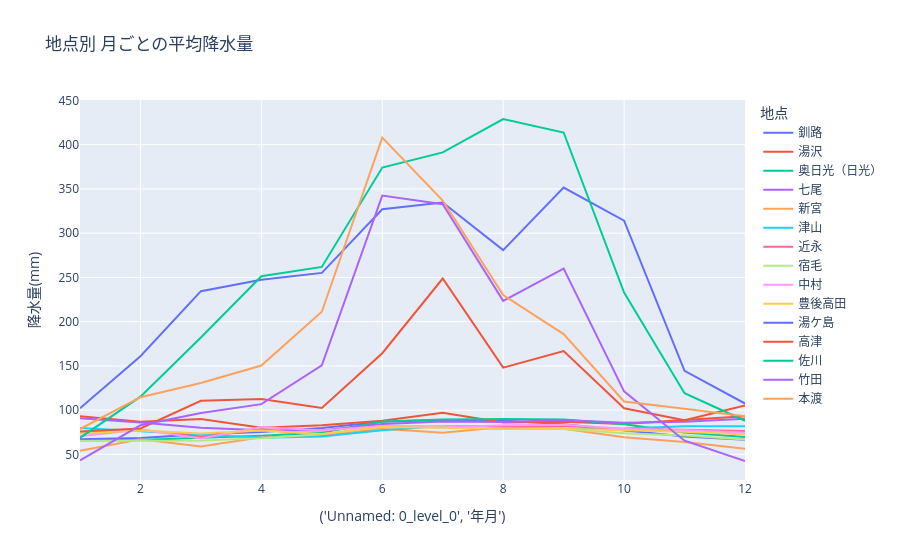

Source (notebook cell):
### Code cell
# plotlyで折れ線グラフ(全地点)
fig = px.line(sample_precip_avg,
              labels={'index': '月', 'value': '降水量(mm)', 'variable': '地点'},
              title='地点別 月ごとの平均降水量')
fig.show()

### Figure 1 — Plotly figure (JSON) as saved in the notebook; plotly's stock layout.template omitted (floating-point values rounded to 4 significant figures)
{"data": [{"hovertemplate": "地点=釧路<br>('Unnamed: 0_level_0', '年月')=%{x}<br>降水量(mm)=%{y}<extra></extra>", "legendgroup": "釧路", "line": {"color": "#636efa", "dash": "solid"}, "marker": {"symbol": "circle"}, "mode": "lines", "name": "釧路", "orientation": "v", "showlegend": true, "type": "scatter", "x": [1, 2, 3, 4, 5, 6, 7, 8, 9, 10, 11, 12], "xaxis": "x", "y": [67.24, 68.6, 72.65, 75.45, 79.9, 87.0, 88.75, 88.35, 84.0, 76.7, 70.2, 66.7], "yaxis": "y"}, {"hovertemplate": "地点=湯沢<br>('Unnamed: 0_level_0', '年月')=%{x}<br>降水量(mm)=%{y}<extra></extra>", "legendgroup": "湯沢", "line": {"color": "#EF553B", "dash": "solid"}, "marker": {"symbol": "circle"}, "mode": "lines", "name": "湯沢", "orientation": "v", "showlegend": true, "type": "scatter", "x": [1, 2, 3, 4, 5, 6, 7, 8, 9, 10, 11, 12], "xaxis": "x", "y": [93.0, 87.0, 90.0, 80.0, 83.0, 88.0, 97.0, 86.0, 87.0, 84.5, 89.0, 93.0], "yaxis": "y"}, {"hovertemplate": "地点=奥日光（日光）<br>('Unnamed: 0_level_0', '年月')=%{x}<br>降水量(mm)=%{y}<extra></extra>", "legendgroup": "奥日光（日光）", "line": {"color": "#00cc96", "dash": "solid"}, "marker": {"symbol": "circle"}, "mode": "lines", "name": "奥日光（日光）", "orientation": "v", "showlegend": true, "type": "scatter", "x": [1, 2, 3, 4, 5, 6, 7, 8, 9, 10, 11, 12], "xaxis": "x", "y": [66.0, 66.4, 68.9, 70.95, 74.4, 87.2, 89.45, 90.1, 89.55, 84.05, 74.7, 69.55], "yaxis": "y"}, {"hovertemplate": "地点=七尾<br>('Unnamed: 0_level_0', '年月')=%{x}<br>降水量(mm)=%{y}<extra></extra>", "legendgroup": "七尾", "line": {"color": "#ab63fa", "dash": "solid"}, "marker": {"symbol": "circle"}, "mode": "lines", "name": "七尾", "orientation": "v", "showlegend": true, "type": "scatter", "x": [1, 2, 3, 4, 5, 6, 7, 8, 9, 10, 11, 12], "xaxis": "x", "y": [91.0, 86.0, 80.0, 77.25, 77.0, 84.25, 87.25, 86.75, 88.75, 85.75, 87.0, 90.25], "yaxis": "y"}, {"hovertemplate": "地点=新宮<br>('Unnamed: 0_level_0', '年月')=%{x}<br>降水量(mm)=%{y}<extra></extra>", "legendgroup": "新宮", "line": {"color": "#FFA15A", "dash": "solid"}, "marker": {"symbol": "circle"}, "mode": "lines", "name": "新宮", "orientation": "v", "showlegend": true, "type": "scatter", "x": [1, 2, 3, 4, 5, 6, 7, 8, 9, 10, 11, 12], "xaxis": "x", "y": [54.0, 67.0, 59.0, 69.5, 71.0, 79.0, 74.5, 81.0, 79.0, 69.5, 64.0, 56.5], "yaxis": "y"}, {"hovertemplate": "地点=津山<br>('Unnamed: 0_level_0', '年月')=%{x}<br>降水量(mm)=%{y}<extra></extra>", "legendgroup": "津山", "line": {"color": "#19d3f3", "dash": "solid"}, "marker": {"symbol": "circle"}, "mode": "lines", "name": "津山", "orientation": "v", "showlegend": true, "type": "scatter", "x": [1, 2, 3, 4, 5, 6, 7, 8, 9, 10, 11, 12], "xaxis": "x", "y": [79.76, 75.7, 72.45, 68.8, 70.25, 77.35, 82.2, 78.75, 79.15, 79.2, 81.8, 81.85], "yaxis": "y"}, {"hovertemplate": "地点=近永<br>('Unnamed: 0_level_0', '年月')=%{x}<br>降水量(mm)=%{y}<extra></extra>", "legendgroup": "近永", "line": {"color": "#FF6692", "dash": "solid"}, "marker": {"symbol": "circle"}, "mode": "lines", "name": "近永", "orientation": "v", "showlegend": true, "type": "scatter", "x": [1, 2, 3, 4, 5, 6, 7, 8, 9, 10, 11, 12], "xaxis": "x", "y": [74.0, 78.0, 70.0, 78.0, 72.0, 81.5, 81.5, 82.0, 82.5, 78.5, 78.0, 76.5], "yaxis": "y"}, {"hovertemplate": "地点=宿毛<br>('Unnamed: 0_level_0', '年月')=%{x}<br>降水量(mm)=%{y}<extra></extra>", "legendgroup": "宿毛", "line": {"color": "#B6E880", "dash": "solid"}, "marker": {"symbol": "circle"}, "mode": "lines", "name": "宿毛", "orientation": "v", "showlegend": true, "type": "scatter", "x": [1, 2, 3, 4, 5, 6, 7, 8, 9, 10, 11, 12], "xaxis": "x", "y": [65.05, 65.7, 65.7, 68.3, 72.75, 81.2, 81.8, 79.1, 78.8, 74.0, 71.25, 66.95], "yaxis": "y"}, {"hovertemplate": "地点=中村<br>('Unnamed: 0_level_0', '年月')=%{x}<br>降水量(mm)=%{y}<extra></extra>", "legendgroup": "中村", "line": {"color": "#FF97FF", "dash": "solid"}, "marker": {"symbol": "circle"}, "mode": "lines", "name": "中村", "orientation": "v", "showlegend": true, "type": "scatter", "x": [1, 2, 3, 4, 5, 6, 7, 8, 9, 10, 11, 12], "xaxis": "x", "y": [70.5, 78.0, 68.0, 81.0, 77.0, 82.0, 80.5, 83.0, 83.5, 79.0, 77.5, 74.5], "yaxis": "y"}, {"hovertemplate": "地点=豊後高田<br>('Unnamed: 0_level_0', '年月')=%{x}<br>降水量(mm)=%{y}<extra></extra>", "legendgroup": "豊後高田", "line": {"color": "#FECB52", "dash": "solid"}, "marker": {"symbol": "circle"}, "mode": "lines", "name": "豊後高田", "orientation": "v", "showlegend": true, "type": "scatter", "x": [1, 2, 3, 4, 5, 6, 7, 8, 9, 10, 11, 12], "xaxis": "x", "y": [74.0, 77.0, 73.5, 77.0, 73.0, 81.0, 80.0, 79.0, 79.0, 77.5, 75.5, 72.5], "yaxis": "y"}, {"hovertemplate": "地点=湯ケ島<br>('Unnamed: 0_level_0', '年月')=%{x}<br>降水量(mm)=%{y}<extra></extra>", "legendgroup": "湯ケ島", "line": {"color": "#636efa", "dash": "solid"}, "marker": {"symbol": "circle"}, "mode": "lines", "name": "湯ケ島", "orientation": "v", "showlegend": true, "type": "scatter", "x": [1, 2, 3, 4, 5, 6, 7, 8, 9, 10, 11, 12], "xaxis": "x", "y": [102.1, 161.0, 234.5, 247.4, 255.1, 327.0, 334.7, 280.9, 351.6, 314.1, 144.5, 107.5], "yaxis": "y"}, {"hovertemplate": "地点=高津<br>('Unnamed: 0_level_0', '年月')=%{x}<br>降水量(mm)=%{y}<extra></extra>", "legendgroup": "高津", "line": {"color": "#EF553B", "dash": "solid"}, "marker": {"symbol": "circle"}, "mode": "lines", "name": "高津", "orientation": "v", "showlegend": true, "type": "scatter", "x": [1, 2, 3, 4, 5, 6, 7, 8, 9, 10, 11, 12], "xaxis": "x", "y": [75.79, 79.4, 110.5, 112.6, 102.5, 164.4, 248.8, 148.1, 166.8, 102.2, 88.65, 105.3], "yaxis": "y"}, {"hovertemplate": "地点=佐川<br>('Unnamed: 0_level_0', '年月')=%{x}<br>降水量(mm)=%{y}<extra></extra>", "legendgroup": "佐川", "line": {"color": "#00cc96", "dash": "solid"}, "marker": {"symbol": "circle"}, "mode": "lines", "name": "佐川", "orientation": "v", "showlegend": true, "type": "scatter", "x": [1, 2, 3, 4, 5, 6, 7, 8, 9, 10, 11, 12], "xaxis": "x", "y": [68.76, 115.2, 182.1, 251.3, 261.9, 374.2, 391.3, 429.1, 413.8, 232.9, 119.1, 88.08], "yaxis": "y"}, {"hovertemplate": "地点=竹田<br>('Unnamed: 0_level_0', '年月')=%{x}<br>降水量(mm)=%{y}<extra></extra>", "legendgroup": "竹田", "line": {"color": "#ab63fa", "dash": "solid"}, "marker": {"symbol": "circle"}, "mode": "lines", "name": "竹田", "orientation": "v", "showlegend": true, "type": "scatter", "x": [1, 2, 3, 4, 5, 6, 7, 8, 9, 10, 11, 12], "xaxis": "x", "y": [43.21, 82.88, 96.8, 106.8, 150.8, 342.5, 332.8, 223.6, 260.1, 121.3, 65.53, 42.55], "yaxis": "y"}, {"hovertemplate": "地点=本渡<br>('Unnamed: 0_level_0', '年月')=%{x}<br>降水量(mm)=%{y}<extra></extra>", "legendgroup": "本渡", "line": {"color": "#FFA15A", "dash": "solid"}, "marker": {"symbol": "circle"}, "mode": "lines", "name": "本渡", "orientation": "v", "showlegend": true, "type": "scatter", "x": [1, 2, 3, 4, 5, 6, 7, 8, 9, 10, 11, 12], "xaxis": "x", "y": [78.71, 114.7, 130.8, 150.5, 211.2, 408.1, 336.9, 230.2, 185.9, 109.8, 101.5, 93.22], "yaxis": "y"}], "layout": {"legend": {"title": {"text": "地点"}, "tracegroupgap": 0}, "title": {"text": "地点別 月ごとの平均降水量"}, "xaxis": {"anchor": "y", "domain": [0, 1], "title": {"text": "('Unnamed: 0_level_0', '年月')"}}, "yaxis": {"anchor": "x", "domain": [0, 1], "title": {"text": "降水量(mm)"}}}}
